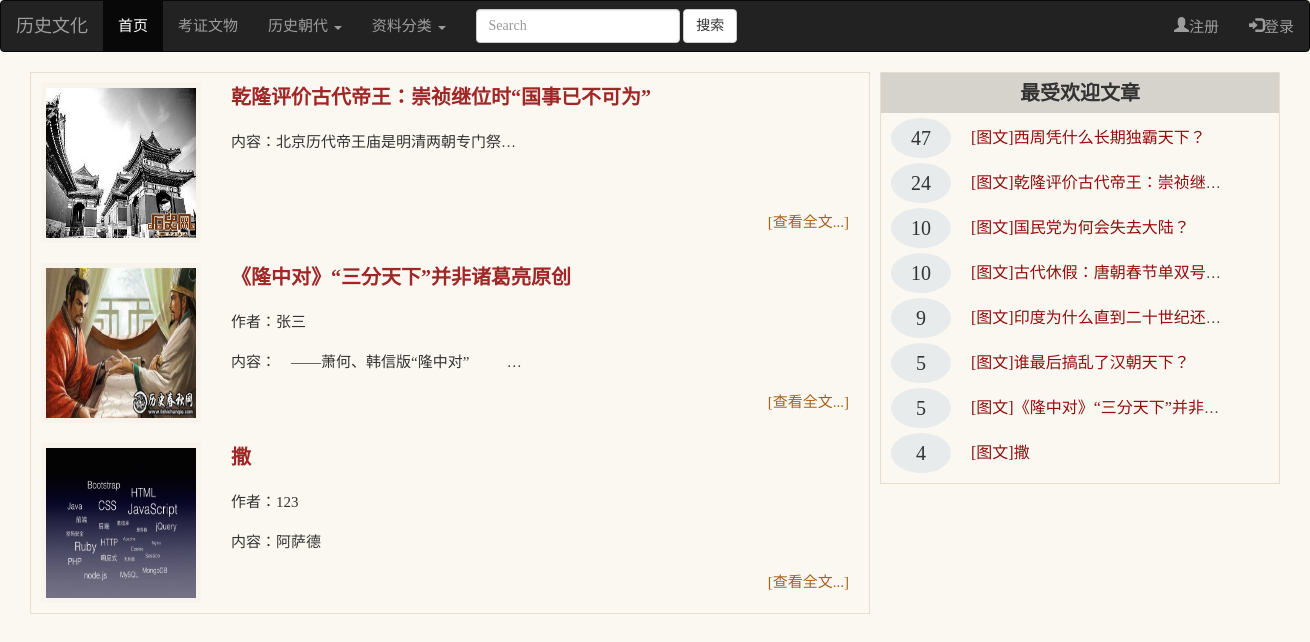
Screenshot of /user/lists?zid=1 with the database file from the repository.
### tables this page shows
CREATE TABLE `wenzhang` (
  `wid` int(11) NOT NULL AUTO_INCREMENT,
  `wtitle` varchar(255) DEFAULT NULL,
  `wpic` varchar(255) DEFAULT NULL,
  `wcont` text,
  `uid` int(11) DEFAULT NULL,
  `cid` int(11) DEFAULT NULL,
  `hits` int(11) unsigned DEFAULT '0',
  `zid` int(11) DEFAULT NULL,
  PRIMARY KEY (`wid`)
);

CREATE TABLE `user` (
  `uid` int(11) NOT NULL AUTO_INCREMENT,
  `uname` varchar(255) DEFAULT NULL,
  `uemail` varchar(255) DEFAULT NULL,
  `usex` varchar(255) DEFAULT NULL,
  `uage` int(11) DEFAULT NULL,
  `upass` varchar(255) DEFAULT NULL,
  `uaddress` varchar(255) DEFAULT NULL,
  PRIMARY KEY (`uid`)
);

### application/controllers/user.php (called while the page is built, shortened)
<?php
		class User extends CI_Controller{
		public function __construct(){
			$this->load->model('user_model');
		}
		public function lists(){
			$rs3=$this->user_model->get_index();
			$rs2=$this->user_model->do_by_hits();
			$row=$this->user_model->get_index_zl();
			$zid=$this->input->get('zid');
			if($zid){
				$rs=$this->user_model->get_lists_zid($zid);
				foreach ($rs as $key) {
					$key->aa=$this->user_model->get_lists_user($key->uid);
				}
				$arr['goods']=$rs;
			}
			$arr['index']=$rs3;
			$arr['hits']=$rs2;
			$arr['index_zl']=$row;
			$this->load->view("lists.php",$arr);
		}
}
?>

### index.php (called while the page is built, shortened)
<?php
require_once BASEPATH.'core/CodeIgniter.php';

### application/models/user_model.php (called while the page is built, shortened)
<?php  defined('BASEPATH') OR exit('No direct script access allowed');
	class User_model extends CI_Model {
		public function get_lists_zid($zid){
			$query=$this->db->get_where('wenzhang',array('zid'=>$zid));
			return $query->result();
		}
		public function get_lists_user($uid){
			$query=$this->db->get_where('user',array("uid"=>$uid));
			return $query->result();
		}
		public function do_by_hits(){
			$this->db->limit(10);
			$this->db->order_by('hits','DESC');
			$query=$this->db->get('wenzhang');
			return $query->result();
		}
	}
?>

### application/views/lists.php (the view, shortened to what this page needs)
<!DOCTYPE html>
<html lang="en">
<head>
	<link rel="stylesheet" href="assets/bootstrap/css/bootstrap.min.css">
	<link rel="stylesheet" href="assets/css/common.css">
	<link rel="stylesheet" href="assets/css/lists.css">
</head>
<body>
	<div class="top">
	<nav class="navbar navbar-inverse" role="navigation">
	<div class="container-fluid">
    <div class="navbar-header">
        <a class="navbar-brand" href="user/index">历史文化</a>
    </div>
    <div>
        <ul class="nav navbar-nav">
            <li class="active"><a href="user/index">首页</a></li>
            <li><a href="user/user">考证文物</a></li>
            <li class="dropdown">
                <a href="#" class="dropdown-toggle" data-toggle="dropdown">
                    历史朝代 <b class="caret"></b>
                </a>
            </li>
               <li class="dropdown">
                <a href="#" class="dropdown-toggle" data-toggle="dropdown">
                    资料分类 <b class="caret"></b>
                </a>
            </li>
        </ul>
    </div>
     <div>
       <form class="navbar-form navbar-left search" role="search" method="post" action="<?php echo site_url("user/search")?>">
            <div class="form-group">
                <input type="text" name="name" class="form-control" placeholder="Search">
            </div>
            <button type="submit" class="btn btn-default">搜索</button>
        </form>
   	 </div>
   	    <ul class="nav navbar-nav navbar-right">
   	    	<?php
				if($this->session->userdata('logged_in') == 'TRUE'){
					echo '<li><a href="user/user"><span class="glyphicon glyphicon-user">'.$this->session->userdata('name').'</span></a></li>' ;
           			echo '<li><a href="user/unindex"><span class="glyphicon glyphicon-log-in">[退出]</span></a></li>';
           		}else{
           			echo '<li><a href="user/reg"><span class="glyphicon glyphicon-user">注册</span></a></li>' ;
           			echo '<li><a href="user/login"><span class="glyphicon glyphicon-log-in">登录</span></a></li>';
           		}
			?>
        </ul>
	</div>
</nav>
</div>
<div class="content">
<div class="container">
	<div class="left_con">
		<?php
			foreach ($goods as $v) {
		?>
		<div class="x_con">
			<div class="img_div">
				<a href="user/details?id=<?php echo $v->wid;?>"><img src="assets/images/<?php echo $v->wpic;?>" alt=""></a>
			</div>
			<div class="cont">
				<div class="c_title">
					<a href="user/details?id=<?php echo $v->wid;?>"><?php echo $v->wtitle;?></a>
				</div>
				<?php
					foreach ($v->aa as $vv) {
				?>
				<div class="c_sum">
					<span>作者：<?php echo $vv->uname;?></span>
				</div>
				<?php
					}
				?>
				<div class="c_sum">
					<span>内容：<?php echo $v->wcont?></span>
				</div>
				<div class="c_foot">
					<a href="user/details?id=<?php echo $v->wid;?>">[查看全文...]</a>
				</div>
			</div>
		</div>
		<?php
			}
		?>
	</div>
	<div class="right_con">
		<div class="r_con">
		<div class="tm">
			<span>最受欢迎文章</span>
		</div>
			<div class="r_wrapper">
				<ul>
				<?php
					foreach ($hits as $key) {
				?>
					<li><div><?php echo $key->hits;?></div><a href="user/details?id=<?php echo $key->wid;?>">[图文]<?php echo $key->wtitle;?></a></li>
				<?php
					}
				?>
				</ul>
			</div>
		</div>
	</div>
</div>
</div>
</body>
</html>

### assets/css/common.css (style rules this page uses)
body { background: #fbf8f1; }
* { margin: 0; padding: 0; font-family: "Microsoft YaHei","微软雅黑",'\65B0\5B8B\4F53','\5B8B\4F53',Verdana; }
a { text-decoration: none; }
ul,ol { list-style: none; }
body,html { font-size: 15px; width: 100%; height: 100%; margin: 0 auto; }

### assets/css/lists.css (style rules this page uses)
.content { width: 100%; height: 100%; }
.content a { text-decoration: none; }
.content img { width: 150px; height: 150px; }
.container { width: 1300px; margin:0 auto; }
.left_con { border: 1px solid #e7decf; margin-left: 10px; float: left; width: 840px; height: 100%; }
.x_con { position: relative; width: 100%; height: 180px; }
.img_div { border:5px solid #f8f4eb; margin-top: 10px; margin-left: 10px; float: left; width: 160px; height: 160px; }
.cont { margin-top: 10px; margin-left: 30px; float: left; }
.c_title a { font-size: 20px; font-weight: 900; color: rgba(146, 8, 8, 0.87); }
.c_sum { margin-top: 20px; }
.c_foot { position: absolute; right: 20px; bottom: 20px; }
.c_foot a { color: rgba(154, 82, 4, 0.9); }
.right_con { border: 1px solid #e7decf; margin-left: 10px; float: left; width: 400px; height: 100%; }
.r_con { width: 100%; height: 100%; }
.tm { font-size: 20px; background: rgba(0, 0, 0, 0.15); line-height: 40px; text-align: center; height: 40px; font-weight: 900; }
.r_wrapper ul li { margin-top: 5px; line-height: 40px; height: 40px; }
.r_wrapper ul li div { margin-left: 10px; border-radius: 50%; text-align: center; float: left; width: 60px; height: 40px; background: rgba(51, 122, 183, 0.1); font-size: 20px; }
.r_wrapper ul li a { margin-left: 20px; font-size: 16px; color: #910f0f; }
.c_sum span { display:block; width:300px; height:20px; text-overflow :ellipsis ; white-space:nowrap; overflow: hidden; }
.r_wrapper li { display:block; width:350px; text-overflow :ellipsis ; white-space:nowrap; overflow: hidden; }

### rows the page displays
wenzhang: wpic (picture), wtitle "乾隆评价古代帝王：崇祯继位时“国事已不可为”", wcont "北京历代帝王庙是明清两朝专门祭…", hits "24", wtitle "乾隆评价古代帝王：崇祯继…"
wenzhang: wpic (picture), wtitle "《隆中对》“三分天下”并非诸葛亮原创", wcont "——萧何、韩信版“隆中对”…", hits "5", wtitle "《隆中对》“三分天下”并非…"
user: uname "张三"
wenzhang: wpic (picture), wtitle "撒", wcont "阿萨德", hits "4"
user: uname "123"
wenzhang: hits "47", wtitle "西周凭什么长期独霸天下？"
wenzhang: hits "10", wtitle "国民党为何会失去大陆？"
wenzhang: hits "10", wtitle "古代休假：唐朝春节单双号…"
wenzhang: hits "9", wtitle "印度为什么直到二十世纪还…"
wenzhang: hits "5", wtitle "谁最后搞乱了汉朝天下？"
